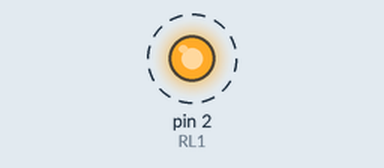
The sketch below on a simulated Arduino Uno, built with avr-gcc and run on an emulated ATmega328P. On the bench: output pins drawn as LEDs (lit = HIGH). Dashed ring = blinking.

Above: at 0.5 s.
Timing chart, 0 to 4.6 s (numbered marks = the images above):
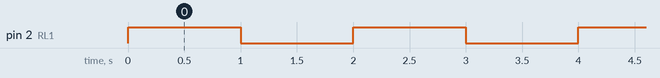

The sketch:

relay.ino
```cpp
#define RL1 2

void setup() {
  // put your setup code here, to run once:
pinMode(RL1, OUTPUT);

}

void loop() {
  // put your main code here, to run repeatedly:
  digitalWrite(RL1, HIGH);
  delay(1000);
  digitalWrite(RL1, LOW);
  delay(1000);

}
```

Measured:
- by itself, pin 2 (RL1): alternates HIGH for 1.0 s and LOW for 1.0 s
